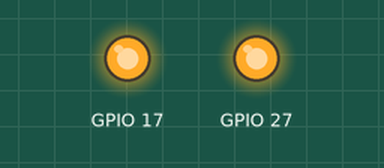
Simulated run of this program. Board: Raspberry Pi (BCM pin numbers). Parts: output pins drawn as LEDs (lit = HIGH).

Above: at 0.2 s.
At 7.7 s:
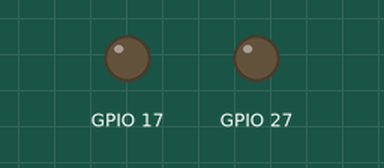
Timing chart, 0 to 11.1 s (numbered marks = the images above):
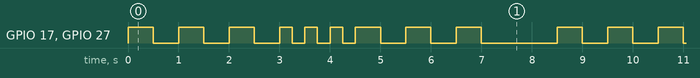

The program:

blink_SOS.py
```python
from time import sleep
import RPi.GPIO as GPIO

GPIO.setmode(GPIO.BCM)

GPIO.setup(17, GPIO.OUT)
GPIO.setup(27, GPIO.OUT)

while True:
	for i in range(3):
		GPIO.output(17, GPIO.HIGH)
		GPIO.output(27, GPIO.HIGH)
		sleep(0.5)
		GPIO.output(17, GPIO.LOW)
		GPIO.output(27, GPIO.LOW)
		sleep(0.5)

	for i in range(3):
		GPIO.output(17, GPIO.HIGH)
		GPIO.output(27, GPIO.HIGH)
		sleep(0.25)
		GPIO.output(17, GPIO.LOW)
		GPIO.output(27, GPIO.LOW)
		sleep(0.25)

	for i in range(3):
		GPIO.output(17, GPIO.HIGH)
		GPIO.output(27, GPIO.HIGH)
		sleep(0.5)
		GPIO.output(17, GPIO.LOW)
		GPIO.output(27, GPIO.LOW)
		sleep(0.5)

	sleep(1)


	
```

Measured:
- by itself, GPIO 17, GPIO 27: repeats every 8.5 s: 2 × (LOW 0.50 s, HIGH 0.50 s), LOW 0.50 s, 3 × (HIGH 0.25 s, LOW 0.25 s), 2 × (HIGH 0.50 s, LOW 0.50 s), HIGH 0.50 s, LOW 1.5 s, HIGH 0.50 s
- by itself, everything shown: repeats every 8.5 s, in 18 steps
